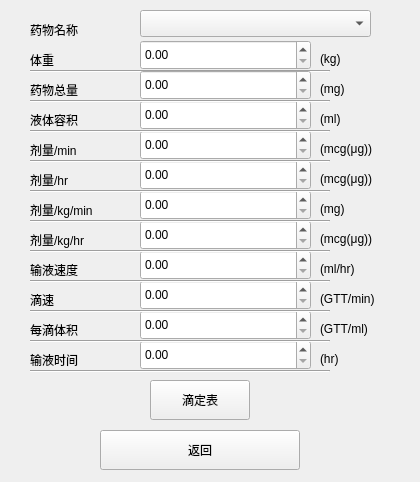
<?xml version="1.0" encoding="UTF-8"?>
<ui version="4.0">
 <class>Form</class>
 <widget class="QWidget" name="Form">
  <property name="geometry">
   <rect>
    <x>0</x>
    <y>0</y>
    <width>420</width>
    <height>482</height>
   </rect>
  </property>
  <property name="windowTitle">
   <string>Form</string>
  </property>
  <widget class="QPushButton" name="pushButton">
   <property name="geometry">
    <rect>
     <x>150</x>
     <y>380</y>
     <width>100</width>
     <height>40</height>
    </rect>
   </property>
   <property name="text">
    <string>滴定表</string>
   </property>
  </widget>
  <widget class="QPushButton" name="pushButton_2">
   <property name="geometry">
    <rect>
     <x>100</x>
     <y>430</y>
     <width>200</width>
     <height>40</height>
    </rect>
   </property>
   <property name="text">
    <string>返回</string>
   </property>
  </widget>
  <widget class="QLabel" name="label">
   <property name="geometry">
    <rect>
     <x>30</x>
     <y>20</y>
     <width>68</width>
     <height>20</height>
    </rect>
   </property>
   <property name="text">
    <string>药物名称</string>
   </property>
  </widget>
  <widget class="QLabel" name="label_2">
   <property name="geometry">
    <rect>
     <x>30</x>
     <y>50</y>
     <width>68</width>
     <height>20</height>
    </rect>
   </property>
   <property name="text">
    <string>体重</string>
   </property>
  </widget>
  <widget class="QLabel" name="label_3">
   <property name="geometry">
    <rect>
     <x>30</x>
     <y>80</y>
     <width>68</width>
     <height>20</height>
    </rect>
   </property>
   <property name="text">
    <string>药物总量</string>
   </property>
  </widget>
  <widget class="QLabel" name="label_4">
   <property name="geometry">
    <rect>
     <x>30</x>
     <y>110</y>
     <width>68</width>
     <height>20</height>
    </rect>
   </property>
   <property name="text">
    <string>液体容积</string>
   </property>
  </widget>
  <widget class="QLabel" name="label_5">
   <property name="geometry">
    <rect>
     <x>30</x>
     <y>140</y>
     <width>68</width>
     <height>20</height>
    </rect>
   </property>
   <property name="text">
    <string>剂量/min</string>
   </property>
  </widget>
  <widget class="QLabel" name="label_6">
   <property name="geometry">
    <rect>
     <x>30</x>
     <y>170</y>
     <width>61</width>
     <height>20</height>
    </rect>
   </property>
   <property name="text">
    <string>剂量/hr</string>
   </property>
  </widget>
  <widget class="QLabel" name="label_7">
   <property name="geometry">
    <rect>
     <x>30</x>
     <y>200</y>
     <width>101</width>
     <height>20</height>
    </rect>
   </property>
   <property name="text">
    <string>剂量/kg/min</string>
   </property>
  </widget>
  <widget class="QLabel" name="label_8">
   <property name="geometry">
    <rect>
     <x>30</x>
     <y>230</y>
     <width>81</width>
     <height>20</height>
    </rect>
   </property>
   <property name="text">
    <string>剂量/kg/hr</string>
   </property>
  </widget>
  <widget class="QLabel" name="label_9">
   <property name="geometry">
    <rect>
     <x>30</x>
     <y>260</y>
     <width>68</width>
     <height>20</height>
    </rect>
   </property>
   <property name="text">
    <string>输液速度 </string>
   </property>
  </widget>
  <widget class="QLabel" name="label_10">
   <property name="geometry">
    <rect>
     <x>30</x>
     <y>290</y>
     <width>68</width>
     <height>20</height>
    </rect>
   </property>
   <property name="text">
    <string>滴速</string>
   </property>
  </widget>
  <widget class="QLabel" name="label_11">
   <property name="geometry">
    <rect>
     <x>30</x>
     <y>320</y>
     <width>68</width>
     <height>20</height>
    </rect>
   </property>
   <property name="text">
    <string>每滴体积</string>
   </property>
  </widget>
  <widget class="QLabel" name="label_12">
   <property name="geometry">
    <rect>
     <x>30</x>
     <y>350</y>
     <width>68</width>
     <height>20</height>
    </rect>
   </property>
   <property name="text">
    <string>输液时间</string>
   </property>
  </widget>
  <widget class="QComboBox" name="comboBox">
   <property name="geometry">
    <rect>
     <x>140</x>
     <y>10</y>
     <width>231</width>
     <height>27</height>
    </rect>
   </property>
   <property name="currentIndex">
    <number>-1</number>
   </property>
   <property name="maxVisibleItems">
    <number>20</number>
   </property>
  </widget>
  <widget class="QLabel" name="label_13">
   <property name="geometry">
    <rect>
     <x>320</x>
     <y>50</y>
     <width>68</width>
     <height>17</height>
    </rect>
   </property>
   <property name="text">
    <string>(kg)</string>
   </property>
  </widget>
  <widget class="QLabel" name="label_14">
   <property name="geometry">
    <rect>
     <x>320</x>
     <y>80</y>
     <width>68</width>
     <height>17</height>
    </rect>
   </property>
   <property name="text">
    <string>(mg)</string>
   </property>
  </widget>
  <widget class="QLabel" name="label_15">
   <property name="geometry">
    <rect>
     <x>320</x>
     <y>110</y>
     <width>68</width>
     <height>17</height>
    </rect>
   </property>
   <property name="text">
    <string>(ml)</string>
   </property>
  </widget>
  <widget class="QLabel" name="label_16">
   <property name="geometry">
    <rect>
     <x>320</x>
     <y>140</y>
     <width>68</width>
     <height>17</height>
    </rect>
   </property>
   <property name="text">
    <string>(mcg(μg))</string>
   </property>
  </widget>
  <widget class="QLabel" name="label_17">
   <property name="geometry">
    <rect>
     <x>320</x>
     <y>260</y>
     <width>68</width>
     <height>17</height>
    </rect>
   </property>
   <property name="text">
    <string>(ml/hr)</string>
   </property>
  </widget>
  <widget class="QLabel" name="label_18">
   <property name="geometry">
    <rect>
     <x>320</x>
     <y>290</y>
     <width>68</width>
     <height>17</height>
    </rect>
   </property>
   <property name="text">
    <string>(GTT/min)</string>
   </property>
  </widget>
  <widget class="QLabel" name="label_19">
   <property name="geometry">
    <rect>
     <x>320</x>
     <y>320</y>
     <width>68</width>
     <height>17</height>
    </rect>
   </property>
   <property name="text">
    <string>(GTT/ml)</string>
   </property>
  </widget>
  <widget class="QLabel" name="label_20">
   <property name="geometry">
    <rect>
     <x>320</x>
     <y>350</y>
     <width>68</width>
     <height>17</height>
    </rect>
   </property>
   <property name="text">
    <string>(hr)</string>
   </property>
  </widget>
  <widget class="QLabel" name="label_21">
   <property name="geometry">
    <rect>
     <x>320</x>
     <y>170</y>
     <width>68</width>
     <height>17</height>
    </rect>
   </property>
   <property name="text">
    <string>(mcg(μg))</string>
   </property>
  </widget>
  <widget class="QLabel" name="label_22">
   <property name="geometry">
    <rect>
     <x>320</x>
     <y>200</y>
     <width>68</width>
     <height>17</height>
    </rect>
   </property>
   <property name="text">
    <string>(mg)</string>
   </property>
  </widget>
  <widget class="QLabel" name="label_23">
   <property name="geometry">
    <rect>
     <x>320</x>
     <y>230</y>
     <width>68</width>
     <height>17</height>
    </rect>
   </property>
   <property name="text">
    <string>(mcg(μg))</string>
   </property>
  </widget>
  <widget class="Line" name="line">
   <property name="geometry">
    <rect>
     <x>30</x>
     <y>70</y>
     <width>300</width>
     <height>3</height>
    </rect>
   </property>
   <property name="orientation">
    <enum>Qt::Horizontal</enum>
   </property>
  </widget>
  <widget class="QDoubleSpinBox" name="doubleSpinBox">
   <property name="geometry">
    <rect>
     <x>140</x>
     <y>40</y>
     <width>171</width>
     <height>30</height>
    </rect>
   </property>
  </widget>
  <widget class="QDoubleSpinBox" name="doubleSpinBox_2">
   <property name="geometry">
    <rect>
     <x>140</x>
     <y>70</y>
     <width>171</width>
     <height>30</height>
    </rect>
   </property>
  </widget>
  <widget class="QDoubleSpinBox" name="doubleSpinBox_3">
   <property name="geometry">
    <rect>
     <x>140</x>
     <y>100</y>
     <width>171</width>
     <height>30</height>
    </rect>
   </property>
  </widget>
  <widget class="QDoubleSpinBox" name="doubleSpinBox_4">
   <property name="geometry">
    <rect>
     <x>140</x>
     <y>130</y>
     <width>171</width>
     <height>30</height>
    </rect>
   </property>
  </widget>
  <widget class="QDoubleSpinBox" name="doubleSpinBox_5">
   <property name="geometry">
    <rect>
     <x>140</x>
     <y>160</y>
     <width>171</width>
     <height>30</height>
    </rect>
   </property>
  </widget>
  <widget class="QDoubleSpinBox" name="doubleSpinBox_6">
   <property name="geometry">
    <rect>
     <x>140</x>
     <y>190</y>
     <width>171</width>
     <height>30</height>
    </rect>
   </property>
  </widget>
  <widget class="QDoubleSpinBox" name="doubleSpinBox_7">
   <property name="geometry">
    <rect>
     <x>140</x>
     <y>220</y>
     <width>171</width>
     <height>30</height>
    </rect>
   </property>
  </widget>
  <widget class="QDoubleSpinBox" name="doubleSpinBox_8">
   <property name="geometry">
    <rect>
     <x>140</x>
     <y>250</y>
     <width>171</width>
     <height>30</height>
    </rect>
   </property>
  </widget>
  <widget class="QDoubleSpinBox" name="doubleSpinBox_9">
   <property name="geometry">
    <rect>
     <x>140</x>
     <y>280</y>
     <width>171</width>
     <height>30</height>
    </rect>
   </property>
  </widget>
  <widget class="QDoubleSpinBox" name="doubleSpinBox_10">
   <property name="geometry">
    <rect>
     <x>140</x>
     <y>310</y>
     <width>171</width>
     <height>30</height>
    </rect>
   </property>
  </widget>
  <widget class="QDoubleSpinBox" name="doubleSpinBox_11">
   <property name="geometry">
    <rect>
     <x>140</x>
     <y>340</y>
     <width>171</width>
     <height>30</height>
    </rect>
   </property>
  </widget>
  <widget class="Line" name="line_2">
   <property name="geometry">
    <rect>
     <x>30</x>
     <y>100</y>
     <width>300</width>
     <height>3</height>
    </rect>
   </property>
   <property name="orientation">
    <enum>Qt::Horizontal</enum>
   </property>
  </widget>
  <widget class="Line" name="line_3">
   <property name="geometry">
    <rect>
     <x>30</x>
     <y>130</y>
     <width>300</width>
     <height>3</height>
    </rect>
   </property>
   <property name="orientation">
    <enum>Qt::Horizontal</enum>
   </property>
  </widget>
  <widget class="Line" name="line_4">
   <property name="geometry">
    <rect>
     <x>30</x>
     <y>160</y>
     <width>300</width>
     <height>3</height>
    </rect>
   </property>
   <property name="orientation">
    <enum>Qt::Horizontal</enum>
   </property>
  </widget>
  <widget class="Line" name="line_5">
   <property name="geometry">
    <rect>
     <x>30</x>
     <y>190</y>
     <width>300</width>
     <height>3</height>
    </rect>
   </property>
   <property name="orientation">
    <enum>Qt::Horizontal</enum>
   </property>
  </widget>
  <widget class="Line" name="line_6">
   <property name="geometry">
    <rect>
     <x>30</x>
     <y>220</y>
     <width>300</width>
     <height>3</height>
    </rect>
   </property>
   <property name="orientation">
    <enum>Qt::Horizontal</enum>
   </property>
  </widget>
  <widget class="Line" name="line_7">
   <property name="geometry">
    <rect>
     <x>30</x>
     <y>250</y>
     <width>300</width>
     <height>3</height>
    </rect>
   </property>
   <property name="orientation">
    <enum>Qt::Horizontal</enum>
   </property>
  </widget>
  <widget class="Line" name="line_8">
   <property name="geometry">
    <rect>
     <x>30</x>
     <y>280</y>
     <width>300</width>
     <height>3</height>
    </rect>
   </property>
   <property name="orientation">
    <enum>Qt::Horizontal</enum>
   </property>
  </widget>
  <widget class="Line" name="line_9">
   <property name="geometry">
    <rect>
     <x>30</x>
     <y>310</y>
     <width>300</width>
     <height>3</height>
    </rect>
   </property>
   <property name="orientation">
    <enum>Qt::Horizontal</enum>
   </property>
  </widget>
  <widget class="Line" name="line_10">
   <property name="geometry">
    <rect>
     <x>30</x>
     <y>340</y>
     <width>300</width>
     <height>3</height>
    </rect>
   </property>
   <property name="orientation">
    <enum>Qt::Horizontal</enum>
   </property>
  </widget>
  <widget class="Line" name="line_11">
   <property name="geometry">
    <rect>
     <x>30</x>
     <y>370</y>
     <width>300</width>
     <height>3</height>
    </rect>
   </property>
   <property name="orientation">
    <enum>Qt::Horizontal</enum>
   </property>
  </widget>
 </widget>
 <resources/>
 <connections/>
</ui>
